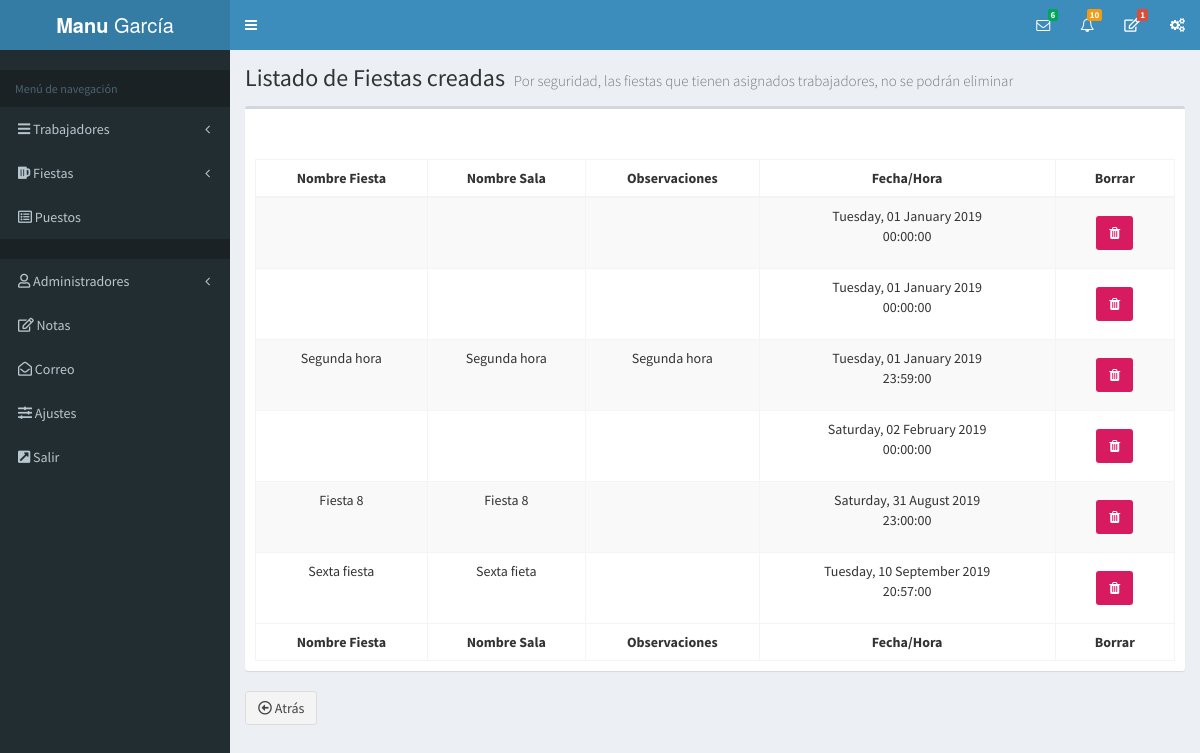
The page /lista-fiestas.php (signed in) on the database its author committed.
### tables this page shows
CREATE TABLE `fiestas` (
  `id_fiesta` int(11) NOT NULL,
  `nombre_evento` varchar(50) NOT NULL,
  `nombre_sala` varchar(50) NOT NULL,
  `fecha` date NOT NULL,
  `hora_inicio` time NOT NULL,
  `observaciones` text NOT NULL,
  `editado` datetime NOT NULL,
  `archivado` int(11) NOT NULL,
  `observaciones_final` text NOT NULL
);

### lista-fiestas.php (the view, shortened to what this page needs)
<?php
          include_once 'templates/header.php';
          include_once 'templates/barra.php';
          include_once 'templates/navegacion.php';
?>
  <div class="content-wrapper">
    <section class="content-header">
      <h1>
        Listado de Fiestas creadas
        <small>Por seguridad, las fiestas que tienen asignados trabajadores, no se podrán eliminar </small>
      </h1>
    </section>
    <section class="content">
      <div class="row">
        <div class="col-md-12">
          <div class="box">
            <div class="box-header titulo_h3">
            </div>
            <div class="box-body">
              <table id="registros" class="table table-bordered table-striped">
                <thead>
                <tr class="tabla_header">
                  <th class="centrar_usuario">Nombre Fiesta</th>
                  <th class="nombre_sala">Nombre Sala</th>
                  <th class="fiestas_observaciones">Observaciones</th>
                  <th class="centrar_acciones">Fecha/Hora</th>
                  <th class="centrar_acciones">Borrar</th>
                </tr>
                </thead>
               <tbody>
                  <?php
                  try {
                    $sql = "SELECT id_fiesta, nombre_evento, nombre_sala, archivado, fecha, hora_inicio, observaciones, editado FROM fiestas ";
                    $sql .= " WHERE archivado = 0 ";
                    $sql .= " ORDER BY fecha, hora_inicio ASC ";
                    $resultado = $conn->query($sql);
                  }catch (Exception $e){
                    $error = $e->getMessage();
                    echo $error;
                  }
                  while($fiestas = $resultado->fetch_assoc()){
                    $fecha_formateada =  strftime("%A, %d %B %G", strtotime($fiestas['fecha']));
                    ?>
                    <tr class="centrar_tabla">
                      <td><?php echo $fiestas['nombre_evento']; ?></td>
                      <td class="nombre_sala"><?php echo $fiestas['nombre_sala']; ?></td>
                      <td class="fiestas_observaciones"><?php echo $fiestas['observaciones']; ?></td>
                      <td><?php echo $fecha_formateada . "<br> " . $fiestas['hora_inicio'] ?></td>
                      <td class="centrar_iconos">
                        <a href="#" data-id="<?php echo $fiestas['id_fiesta']; ?>" data-tipo="fiestas" class="btn bg-maroon bnt-flat margin borrar_registro">
                        <i class="fa fa-trash"></i>
                      </a>
                      </td>
                    </tr>
               <?php }; ?>
               </tbody>
                <tfoot>
                <tr class="tabla_header">
                <tr class="tabla_header">
                <tr class="tabla_header">
                  <th class="centrar_usuario">Nombre Fiesta</th>
                  <th class="nombre_sala">Nombre Sala</th>
                  <th class="fiestas_observaciones">Observaciones</th>
                  <th class="centrar_acciones">Fecha/Hora</th>
                  <th class="centrar_acciones">Borrar</th>
                </tr>
                </tfoot>
              </table>
            </div>
          </div>
          <a href="index.php"  class="btn btn-default"><i class="far fa-arrow-alt-circle-left"></i> Atrás</a>
        </div>
      </div>
    </section>
  </div>
<?php include_once 'templates/footer.php'; ?>

### css/main.css (style rules this page uses)
html { color: #222; font-size: 1em; line-height: 1.4; }
.tabla_header { text-align: center; }
.centrar_tabla { text-align: center; }
.centrar_usuario, .trabajadores_img, .trabajadores_obserb, .centrar_acciones { text-align: center; }
.titulo_h3 { text-align: center; }
.nombre_sala, .fiestas_observaciones { text-align: center; }

### rows shown on the page
fiestas: fecha "Tuesday, 01 January 2019", hora_inicio "00:00:00"
fiestas: fecha "Tuesday, 01 January 2019", hora_inicio "00:00:00"
fiestas: nombre_evento "Segunda hora", nombre_sala "Segunda hora", observaciones "Segunda hora", fecha "Tuesday, 01 January 2019", hora_inicio "23:59:00"
fiestas: fecha "Saturday, 02 February 2019", hora_inicio "00:00:00"
fiestas: nombre_evento "Fiesta 8", nombre_sala "Fiesta 8", fecha "Saturday, 31 August 2019", hora_inicio "23:00:00"
fiestas: nombre_evento "Sexta fiesta", nombre_sala "Sexta fieta", fecha "Tuesday, 10 September 2019", hora_inicio "20:57:00"

### other values the page prints
$notas['notas'] "1"
